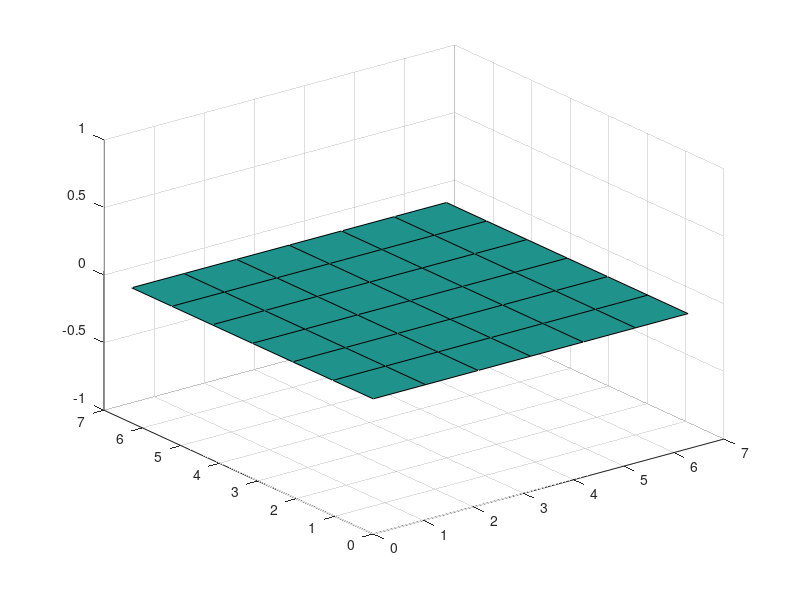

Here is the MATLAB script that generated this plot:
a_x=0;
a_y=0;
b_x=2*pi;
b_y=2*pi;
N_x=input('Please enter the number of internal points in x direction:  ');
N_y=input('Please enter the nubmer of internal points in y direction:  ');
threshold_difference=input('please enter threshold value for average difference, 1e-12(recommended):  ')
%This is threshold for average difference value under which temperature
%distribation is no longer chaning in time and iteration process stops.
del_x=(b_x)/(N_x+1);  %N_x+1 is the number of segments resulting from the existence of N_x internal points in x diection.
del_y=(b_y)/(N_y+1);  %N_y+1 is the number of segments resulting from the existence of N_y internal points in y drection.
sum_del=(del_y^2)+(del_x^2);
del_x_squared=(del_x)^2;
del_y_squared=(del_y)^2;
del_t=(del_x_squared*del_y_squared)/(2*sum_del); % The Von Neumann stability method defines del_t value
index_x=0:N_x+1;
index_y=0:N_y+1;
D=del_t/((del_x*del_y)^2);
x_k=del_x*index_x; 
y_j=del_y*index_y;
u_x_0=((y_j).^3).';  %Boundary condition in x dimension at x=0
u_x_2pi=(((y_j).^2).*cos(y_j)).'; %Boundary condition in x dimension at x=2pi
u_y_2pi=u_x_0(N_y+2)+(x_k/(2*pi))*(u_x_2pi(N_y+2)-u_x_0(N_y+2)); %Boundary condition in y dimension at y=2pi
u_num_current=zeros(N_y+2,N_x+2); %"plus two" is due to boundary points being included 
u_num_newer=[[u_x_0(1:N_y+1),zeros(N_y+1,N_x),u_x_2pi(1:N_y+1)];u_y_2pi];
current_time=0;
total_elements=numel(u_num_current);
average_difference=1; %This initial value for average error is arbitary to kickstart iteration process

while average_difference> threshold_difference
    current_time=current_time+del_t;
    
     for i=2:N_x+1 
        u_num_newer(1,i)=D*(-2*sum_del*u_num_current(1,i)+del_y_squared*(u_num_current(1,i-1)+u_num_current(1,i+1))+2*del_x_squared*u_num_current(2,i))+u_num_current(1,i);
        
        for j=2:N_y+1
            u_num_newer(j,i)=D*(-2*sum_del*u_num_current(j,i)+del_y_squared*(u_num_current(j,i-1)+u_num_current(j,i+1))+del_x_squared*(u_num_current(j-1,i)+u_num_current(j+1,i)))+u_num_current(j,i);
        end 
        
     end 
    
    u_num_old=u_num_current; %When iterations continue through time, current values becomes old values
    u_num_current=u_num_newer; % And newer values become current values
    difference=abs(u_num_current-u_num_old);
    average_difference=(1/total_elements)*sum(difference(:));
end

[X,Y]=meshgrid(x_k,y_j);
surf(X,Y,u_num_current)


